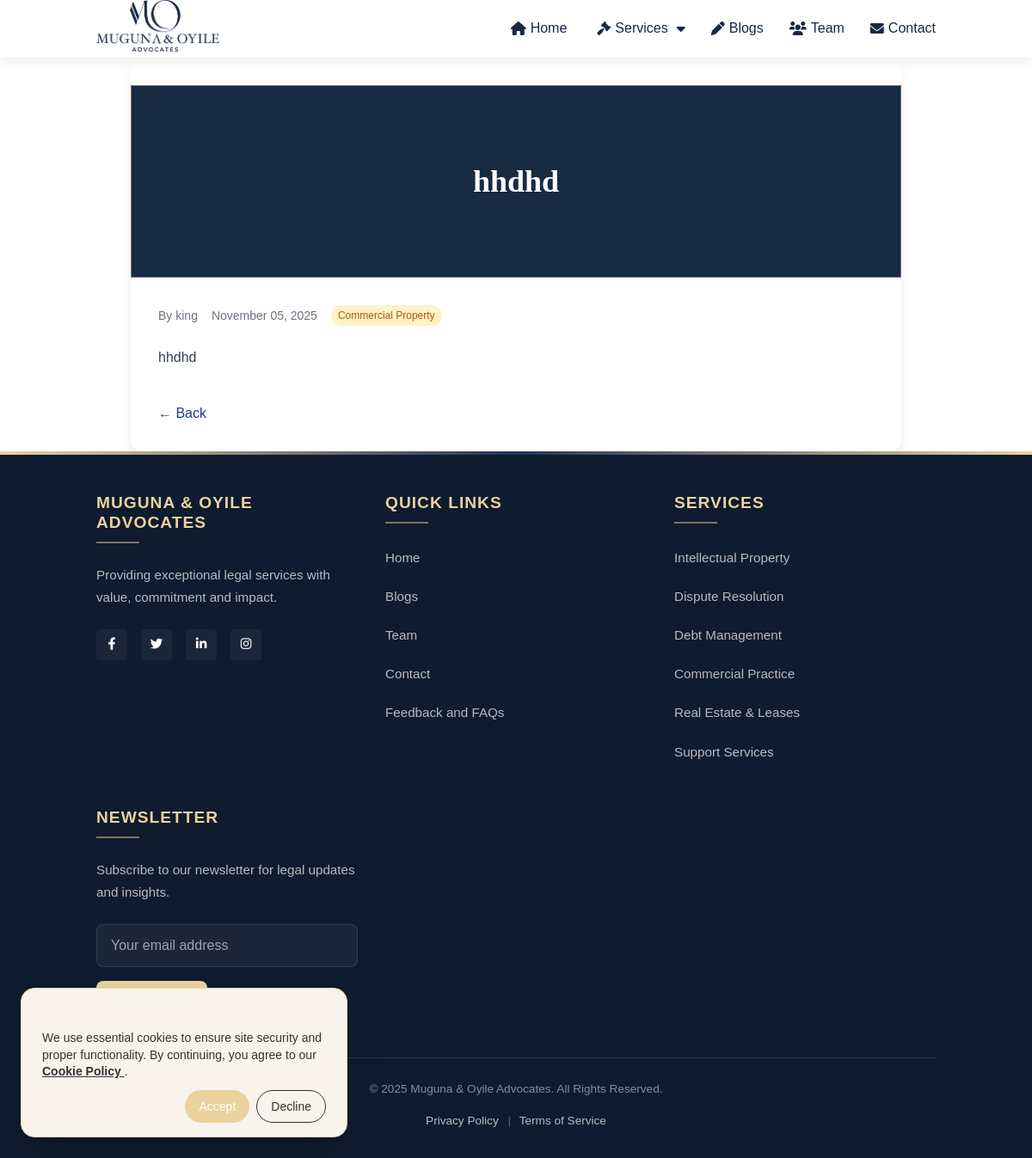
The page /articles/hhdhd/ on the database its author committed.
### advocates/models.py (models this page shows, shortened)
class Article(models.Model):
    TYPE_CHOICES = [
        ('publication', 'Publication'),
        ('article', 'Article'),
        ('news', 'News'),
        ('quote', 'Quote'),
    ]
    title = models.CharField(max_length=200, blank=True)
    slug = models.SlugField(unique=True, blank=True)
    category = models.ForeignKey(Category, on_delete=models.PROTECT, related_name="articles", null=True, blank=True)
    author = models.CharField(max_length=100)
    content = models.TextField()
    image = models.ImageField(upload_to="articles/", blank=True, null=True)
    created_at = models.DateTimeField(auto_now_add=True)
    type = models.CharField(max_length=20, choices=TYPE_CHOICES, default='publication')
    class Meta:
        ordering = ["-created_at"]
    @property
    def theme_color(self):
        if self.id and self.id % 2 == 0:
            return "bg-[#182942] border border-[#ebd19e]/50 text-[#f5f5f5]"
        else:
            return "bg-[#ebd19e] text-[#182942] border border-[#182942]/30"

class Category(models.Model):
    name = models.CharField(max_length=100, unique=True)
    slug = models.SlugField(unique=True, blank=True)
    class Meta:
        verbose_name_plural = "Categories"

### advocates/views.py (the view)
# urls.py: path('articles/<slug:slug>/', main_views.article_detail, name='article_detail'),
def article_detail(request, slug):
    article = get_object_or_404(Article, slug=slug)
    categories = Category.objects.all()
    quotes = Quote.objects.all()
    context = {
        "article": article,
        "categories": categories,
        "quotes": quotes,
    }
    return render(request, "articles/article_detail.html", context)

### advocates/context_processors.py (called while the page is built, shortened)
def admin_context(request):
    return {}

### advocates/templates/articles/article_detail.html (shortened to what this page needs)
{% extends "base.html" %}
{% load static %}
{% block content %}
    <article class="max-w-4xl mx-auto bg-white rounded-xl shadow-lg overflow-hidden">
        <div class="h-56 flex items-center justify-center px-6 text-center {{ article.theme_color }}">
            <h1 class="text-3xl sm:text-4xl font-serif font-bold text-white leading-snug">
                {{ article.title }}
            </h1>
        </div>
        <div class="p-8">
            <div class="flex items-center text-sm text-gray-500 mb-6 space-x-4">
                <span>By {{ article.author }}</span>
                <span>{{ article.created_at|date:"F d, Y" }}</span>
                <span class="bg-amber-100 text-amber-700 px-2 py-1 rounded-full text-xs">
                    {{ article.category.name }}
                </span>
            </div>
            <div class="prose max-w-none text-gray-700 leading-relaxed">
                {{ article.content|safe }}
            </div>
            <div class="mt-10">
                <a href="{% url 'article_list' %}"
                   class="text-blue-900 hover:text-amber-500 font-medium">
                   ← Back
                </a>
            </div>
        </div>
    </article>
{% endblock %}

### advocates/static/css/style.css (style rules this page uses)
:root { --primary-color: #182942; --primary-accent: #ebd19e; --primary-dark: #0f1b2e; --primary-light: #223558; --secondary-blue-1: #314769; --secondary-blue-2: #384c69; --secondary-blue-3: #405069; --secondary-blue-4: #475568; --secondary-blue-5: #4e5968; --gray-1: #535353; --gray-2: #717171; --gray-3: #8e8e8e; --gray-4: #ababab; --gray-5: #c9c9c9; --light-1: #d2d2d2; --light-2: #dddddd; --light-3: #e9e9e9; --light-4: #f4f4f4; --light-5: #ffffff; --heading-font: 'EB Garamond', serif; --body-font: 'Open Sauce One', sans-serif; --text-color: #333; --text-light: #030303; --text-lighter: #999; --bg-light: #f9f9f9; --bg-dark: #1a1a1a; --white: #fff; --black: #000; --success-color: #28a745; --error-color: #e74c3c; --warning-color: #ffc107; --border-radius: 8px; --box-shadow: 0 5px 15px rgba(0, 0, 0, 0.1); --transition: all 0.3s ease; --max-width: 1200px; --header-height: 60px; }
* { margin: 0; padding: 0; box-sizing: border-box; }
html { scroll-behavior: smooth; }
body { font-family: var(--body-font); line-height: 1.6; color: var(--text-color); background-color: var(--white); overflow-x: hidden; }
h1, h2, h3, h4, h5, h6 { font-family: var(--heading-font); font-weight: 400; line-height: 1.2; margin-bottom: 1rem; color: var(--primary-color); }
a { text-decoration: none; color: var(--primary-color); transition: var(--transition); }
.text-center { text-align: center; }

### advocates/static/css/tnc-style.css (style rules this page uses)
.text-center { text-align: center; margin-top: 2rem; }

### rows shown on the page
Article: title "hhdhd", author "king", created_at "November 05, 2025", category.name "Commercial Property", content "hhdhd"
